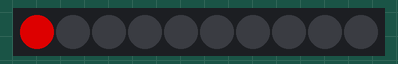
Bench run of a sketch on a simulated Arduino Uno, built with avr-gcc and run on an emulated ATmega328P. Shown: 10 RGB LEDs in strip order, left to right. Dim RGB values are drawn brighter than linear.

Above: at 0.05 s.
At 0.45 s:
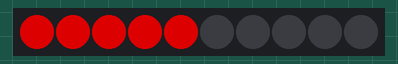
At 0.95 s:
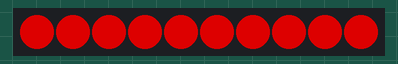
At 1.55 s:
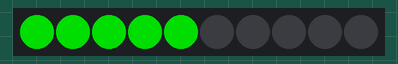
At 2.36 s:
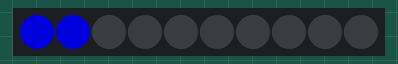
At 3.16 s:
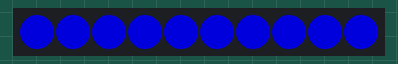

The sketch:

prueba_leds.ino
```cpp
// Prueba de leds de garabullo
//basado en el ejemplo de la librería adafruit neopixel llamado "simple"

#include <Adafruit_NeoPixel.h>
Adafruit_NeoPixel pixels = Adafruit_NeoPixel(10, 18, NEO_GRB + NEO_KHZ800);

int delayval = 100;

void setup()
{
  pixels.begin();
}

void loop()
{
  for (int i = 0; i < 10; i++)
  {
    pixels.setPixelColor(i, pixels.Color(150, 0, 0));
    pixels.show();
    delay(delayval);
  }
  apaga();
  delay(delayval);

  for (int i = 0; i < 10; i++)
  {
    pixels.setPixelColor(i, pixels.Color(0, 150, 0));
    pixels.show();
    delay(delayval);
  }
  apaga();
  delay(delayval);
  for (int i = 0; i < 10; i++)
  {
    pixels.setPixelColor(i, pixels.Color(0, 0, 150));
    pixels.show();
    delay(delayval);
  }
  apaga();
  delay(delayval);
}
void apaga()
{
  for (int i = 0; i < 10; i++)
  {
    pixels.setPixelColor(i, pixels.Color(0, 0, 0));
  }
  pixels.show();
}
```

Measured:
- by itself, everything shown: repeats every 3.3 s, in 33 steps
